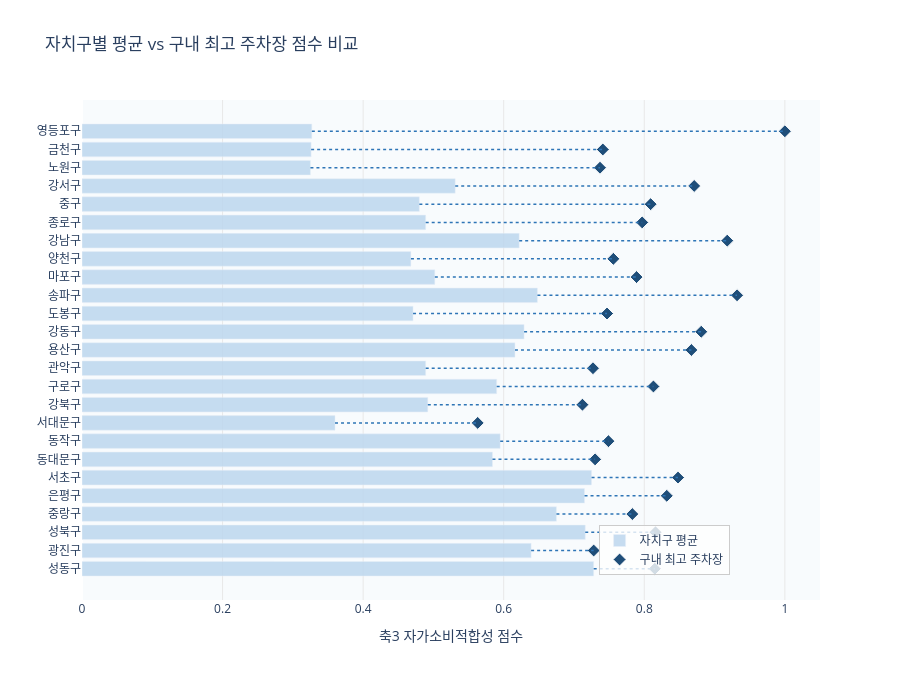

Notebook source saved alongside this figure:
### Markdown cell above
### 시각화 2 — 자치구별 평균 vs 최댓값 비교 바차트

자치구 평균(회색)과 자치구 내 최고 주차장 점수(파랑)를 비교하여
평균과 개별 입지 간 격차가 큰 자치구를 확인한다.

격차가 클수록 → 해당 자치구 내에 숨겨진 고적합 입지가 존재함을 의미

### Code cell
import plotly.graph_objects as go

# 평균_최댓값_차이 기준 정렬
gu_sorted = gu_detail.sort_values('평균_최댓값_차이', ascending=True)

fig2 = go.Figure()

# 평균 막대 (회색)
fig2.add_trace(go.Bar(
    y=gu_sorted['자치구'],
    x=gu_sorted['평균'],
    name='자치구 평균',
    orientation='h',
    marker_color='#BDD7EE',
    opacity=0.85,
    hovertemplate='%{y}<br>평균: %{x:.3f}<extra></extra>'
))

# 최댓값 마커 (파랑 다이아몬드)
fig2.add_trace(go.Scatter(
    y=gu_sorted['자치구'],
    x=gu_sorted['최댓값'],
    name='구내 최고 주차장',
    mode='markers',
    marker=dict(
        symbol='diamond',
        size=10,
        color='#1F4E79',
        line=dict(width=1, color='white')
    ),
    hovertemplate='%{y}<br>최고점수: %{x:.3f}<extra></extra>'
))

# 평균-최댓값 연결선
for _, row in gu_sorted.iterrows():
    fig2.add_shape(
        type='line',
        x0=row['평균'], x1=row['최댓값'],
        y0=row['자치구'], y1=row['자치구'],
        line=dict(color='#2E75B6', width=1.5, dash='dot')
    )

fig2.update_layout(
    title='자치구별 평균 vs 구내 최고 주차장 점수 비교',
    xaxis=dict(title='축3 자가소비적합성 점수', range=[0, 1.05],
               showgrid=True, gridcolor='#E8E8E8'),
    yaxis=dict(title=''),
    barmode='overlay',
    height=680,
    plot_bgcolor='#F8FBFD',
    paper_bgcolor='white',
    legend=dict(x=0.7, y=0.05, bgcolor='rgba(255,255,255,0.8)',
                bordercolor='#CCCCCC', borderwidth=1)
)

fig2.show()
fig2.write_html(
    r'C:\Users\seonu\Documents\axis3-self-consumption\canopy\output\figures\자치구별_평균vs최댓값.html'
)
print("저장 완료")

### Figure 1 — Plotly figure (JSON) as saved in the notebook; plotly's stock layout.template omitted (floating-point values rounded to 4 significant figures)
{"data": [{"hovertemplate": "%{y}<br>평균: %{x:.3f}<extra></extra>", "marker": {"color": "#BDD7EE"}, "name": "자치구 평균", "opacity": 0.85, "orientation": "h", "type": "bar", "x": [0.728, 0.639, 0.716, 0.675, 0.715, 0.725, 0.584, 0.595, 0.36, 0.492, 0.59, 0.489, 0.616, 0.629, 0.471, 0.648, 0.502, 0.468, 0.622, 0.489, 0.48, 0.531, 0.325, 0.326, 0.327], "y": ["성동구", "광진구", "성북구", "중랑구", "은평구", "서초구", "동대문구", "동작구", "서대문구", "강북구", "구로구", "관악구", "용산구", "강동구", "도봉구", "송파구", "마포구", "양천구", "강남구", "종로구", "중구", "강서구", "노원구", "금천구", "영등포구"]}, {"hovertemplate": "%{y}<br>최고점수: %{x:.3f}<extra></extra>", "marker": {"color": "#1F4E79", "line": {"color": "white", "width": 1}, "size": 10, "symbol": "diamond"}, "mode": "markers", "name": "구내 최고 주차장", "type": "scatter", "x": [0.815, 0.728, 0.816, 0.783, 0.832, 0.848, 0.73, 0.749, 0.563, 0.712, 0.813, 0.727, 0.867, 0.881, 0.747, 0.932, 0.789, 0.756, 0.918, 0.797, 0.809, 0.871, 0.737, 0.741, 1.0], "y": ["성동구", "광진구", "성북구", "중랑구", "은평구", "서초구", "동대문구", "동작구", "서대문구", "강북구", "구로구", "관악구", "용산구", "강동구", "도봉구", "송파구", "마포구", "양천구", "강남구", "종로구", "중구", "강서구", "노원구", "금천구", "영등포구"]}], "layout": {"barmode": "overlay", "height": 680, "legend": {"bgcolor": "rgba(255,255,255,0.8)", "bordercolor": "#CCCCCC", "borderwidth": 1, "x": 0.7, "y": 0.05}, "paper_bgcolor": "white", "plot_bgcolor": "#F8FBFD", "shapes": [{"line": {"color": "#2E75B6", "dash": "dot", "width": 1.5}, "type": "line", "x0": 0.728, "x1": 0.815, "y0": "성동구", "y1": "성동구"}, {"line": {"color": "#2E75B6", "dash": "dot", "width": 1.5}, "type": "line", "x0": 0.639, "x1": 0.728, "y0": "광진구", "y1": "광진구"}, {"line": {"color": "#2E75B6", "dash": "dot", "width": 1.5}, "type": "line", "x0": 0.716, "x1": 0.816, "y0": "성북구", "y1": "성북구"}, {"line": {"color": "#2E75B6", "dash": "dot", "width": 1.5}, "type": "line", "x0": 0.675, "x1": 0.783, "y0": "중랑구", "y1": "중랑구"}, {"line": {"color": "#2E75B6", "dash": "dot", "width": 1.5}, "type": "line", "x0": 0.715, "x1": 0.832, "y0": "은평구", "y1": "은평구"}, {"line": {"color": "#2E75B6", "dash": "dot", "width": 1.5}, "type": "line", "x0": 0.725, "x1": 0.848, "y0": "서초구", "y1": "서초구"}, {"line": {"color": "#2E75B6", "dash": "dot", "width": 1.5}, "type": "line", "x0": 0.584, "x1": 0.73, "y0": "동대문구", "y1": "동대문구"}, {"line": {"color": "#2E75B6", "dash": "dot", "width": 1.5}, "type": "line", "x0": 0.595, "x1": 0.749, "y0": "동작구", "y1": "동작구"}, {"line": {"color": "#2E75B6", "dash": "dot", "width": 1.5}, "type": "line", "x0": 0.36, "x1": 0.563, "y0": "서대문구", "y1": "서대문구"}, {"line": {"color": "#2E75B6", "dash": "dot", "width": 1.5}, "type": "line", "x0": 0.492, "x1": 0.712, "y0": "강북구", "y1": "강북구"}, {"line": {"color": "#2E75B6", "dash": "dot", "width": 1.5}, "type": "line", "x0": 0.59, "x1": 0.813, "y0": "구로구", "y1": "구로구"}, {"line": {"color": "#2E75B6", "dash": "dot", "width": 1.5}, "type": "line", "x0": 0.489, "x1": 0.727, "y0": "관악구", "y1": "관악구"}, {"line": {"color": "#2E75B6", "dash": "dot", "width": 1.5}, "type": "line", "x0": 0.616, "x1": 0.867, "y0": "용산구", "y1": "용산구"}, {"line": {"color": "#2E75B6", "dash": "dot", "width": 1.5}, "type": "line", "x0": 0.629, "x1": 0.881, "y0": "강동구", "y1": "강동구"}, {"line": {"color": "#2E75B6", "dash": "dot", "width": 1.5}, "type": "line", "x0": 0.471, "x1": 0.747, "y0": "도봉구", "y1": "도봉구"}, {"line": {"color": "#2E75B6", "dash": "dot", "width": 1.5}, "type": "line", "x0": 0.648, "x1": 0.932, "y0": "송파구", "y1": "송파구"}, {"line": {"color": "#2E75B6", "dash": "dot", "width": 1.5}, "type": "line", "x0": 0.502, "x1": 0.789, "y0": "마포구", "y1": "마포구"}, {"line": {"color": "#2E75B6", "dash": "dot", "width": 1.5}, "type": "line", "x0": 0.468, "x1": 0.756, "y0": "양천구", "y1": "양천구"}, {"line": {"color": "#2E75B6", "dash": "dot", "width": 1.5}, "type": "line", "x0": 0.622, "x1": 0.918, "y0": "강남구", "y1": "강남구"}, {"line": {"color": "#2E75B6", "dash": "dot", "width": 1.5}, "type": "line", "x0": 0.489, "x1": 0.797, "y0": "종로구", "y1": "종로구"}, {"line": {"color": "#2E75B6", "dash": "dot", "width": 1.5}, "type": "line", "x0": 0.48, "x1": 0.809, "y0": "중구", "y1": "중구"}, {"line": {"color": "#2E75B6", "dash": "dot", "width": 1.5}, "type": "line", "x0": 0.531, "x1": 0.871, "y0": "강서구", "y1": "강서구"}, {"line": {"color": "#2E75B6", "dash": "dot", "width": 1.5}, "type": "line", "x0": 0.325, "x1": 0.737, "y0": "노원구", "y1": "노원구"}, {"line": {"color": "#2E75B6", "dash": "dot", "width": 1.5}, "type": "line", "x0": 0.326, "x1": 0.741, "y0": "금천구", "y1": "금천구"}, {"line": {"color": "#2E75B6", "dash": "dot", "width": 1.5}, "type": "line", "x0": 0.327, "x1": 1, "y0": "영등포구", "y1": "영등포구"}], "title": {"text": "자치구별 평균 vs 구내 최고 주차장 점수 비교"}, "xaxis": {"gridcolor": "#E8E8E8", "range": [0, 1.05], "showgrid": true, "title": {"text": "축3 자가소비적합성 점수"}}, "yaxis": {"title": {"text": ""}}}}
